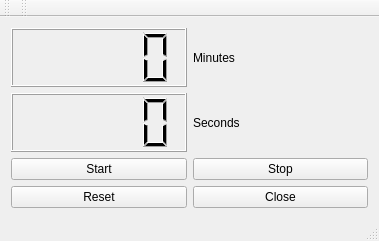
<?xml version="1.0" encoding="UTF-8"?>
<ui version="4.0">
 <class>MainWindow</class>
 <widget class="QMainWindow" name="MainWindow">
  <property name="geometry">
   <rect>
    <x>0</x>
    <y>0</y>
    <width>379</width>
    <height>241</height>
   </rect>
  </property>
  <property name="windowTitle">
   <string>MainWindow</string>
  </property>
  <widget class="QWidget" name="centralWidget">
   <layout class="QGridLayout" name="gridLayout">
    <item row="3" column="0">
     <widget class="QPushButton" name="startButton">
      <property name="text">
       <string>Start</string>
      </property>
     </widget>
    </item>
    <item row="4" column="0">
     <widget class="QPushButton" name="resetButton">
      <property name="text">
       <string>Reset</string>
      </property>
     </widget>
    </item>
    <item row="4" column="1">
     <widget class="QPushButton" name="closeButton">
      <property name="text">
       <string>Close</string>
      </property>
     </widget>
    </item>
    <item row="3" column="1">
     <widget class="QPushButton" name="stopButton">
      <property name="text">
       <string>Stop</string>
      </property>
     </widget>
    </item>
    <item row="1" column="1">
     <widget class="QLabel" name="label">
      <property name="text">
       <string>Minutes</string>
      </property>
     </widget>
    </item>
    <item row="2" column="1">
     <widget class="QLabel" name="label_2">
      <property name="text">
       <string>Seconds</string>
      </property>
     </widget>
    </item>
    <item row="1" column="0">
     <widget class="QLCDNumber" name="lcdNumberMin"/>
    </item>
    <item row="2" column="0">
     <widget class="QLCDNumber" name="lcdNumberSec"/>
    </item>
   </layout>
  </widget>
  <widget class="QMenuBar" name="menuBar">
   <property name="geometry">
    <rect>
     <x>0</x>
     <y>0</y>
     <width>379</width>
     <height>25</height>
    </rect>
   </property>
  </widget>
  <widget class="QToolBar" name="mainToolBar">
   <attribute name="toolBarArea">
    <enum>TopToolBarArea</enum>
   </attribute>
   <attribute name="toolBarBreak">
    <bool>false</bool>
   </attribute>
  </widget>
  <widget class="QStatusBar" name="statusBar"/>
  <widget class="QToolBar" name="toolBar">
   <property name="windowTitle">
    <string>toolBar</string>
   </property>
   <attribute name="toolBarArea">
    <enum>TopToolBarArea</enum>
   </attribute>
   <attribute name="toolBarBreak">
    <bool>false</bool>
   </attribute>
  </widget>
 </widget>
 <layoutdefault spacing="6" margin="11"/>
 <resources/>
 <connections/>
</ui>
